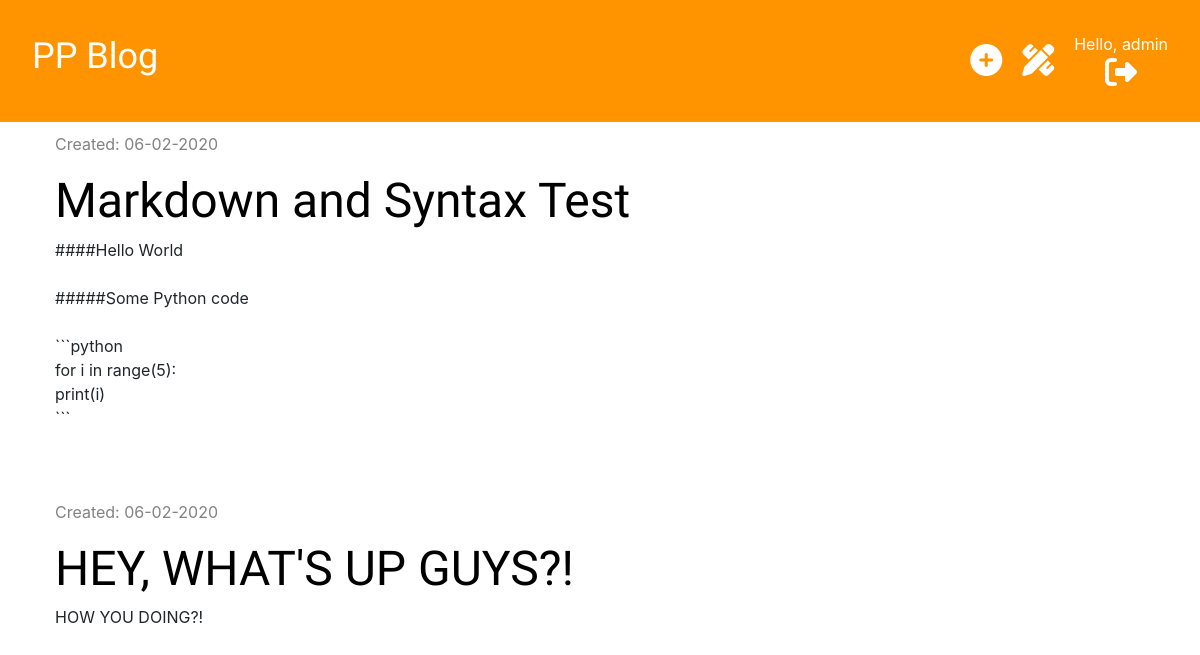
Page /post/draft/ (signed in) on the committed database.
### blog/models.py (models this page shows, shortened)
class Post(models.Model):
    author = models.ForeignKey('auth.User', on_delete=models.CASCADE)
    title = models.CharField(max_length=200)
    text = models.TextField()
    created_date = models.DateTimeField(default=timezone.now)
    published_date = models.DateTimeField(blank=True, null=True)

### blog/views.py (the view)
# urls.py: path('post/draft/', views.post_draft_list, name='post_draft_list'),
@login_required
def post_draft_list(request):
    posts = Post.objects.filter(published_date__isnull = True).order_by('-created_date')
    stuff_for_frontend = {'posts': posts}
    return render(request, 'blog/post_draft_list.html', stuff_for_frontend)

### blog/templates/blog/post_draft_list.html (shortened to what this page needs)
{% extends 'blog/base.html' %}
{% block content %}
    {% for post in posts%}
        {% if not post.published_date %}
            <div class="post">
                <p class="date">Created: {{ post.created_date|date:'m-d-Y' }}</p>
                <h1><a href="{% url 'post_detail' pk=post.pk %}">{{ post.title }}</a></h1>
                <p>{{ post.text|truncatechars:200|linebreaksbr }}</p>
            </div>
        {% endif %}
    {% endfor %}
{% endblock %}

### blog/templates/blog/base.html (shortened to what this page needs)
{% load static %}
<!DOCTYPE html>
<html lang="en">
<head>
    <link rel="stylesheet" href="https://maxcdn.bootstrapcdn.com/bootstrap/4.0.0/css/bootstrap.min.css">
    <link href="{% static 'css/blog.css' %}" rel="stylesheet" type="text/css">
    <link rel="stylesheet" href="{% static 'css/zenburn.css' %}" type="text/css">
</head>
<body>
    <div class="page-header">
        <h1><a href="{% url 'post_list' %}">PP Blog</a></h1>
        {% if user.is_authenticated %}
            <div class="top-menu">
                <a href="{% url 'post_new' %}"><i class="fas fa-plus-circle fa-2x top-menu__icon"></i></a>
                <a href="{% url 'post_draft_list' %}"><i class="fas fa-pencil-ruler fa-2x top-menu__icon"></i></a>
                <div class="top-menu__user">
                    <p>Hello, {{ user.username }}<a href="{% url 'logout' %}"></p>
                        <i class="fas fa-sign-out-alt fa-2x top-menu__user__icon"></i></a>
                </div>
            </div>
        {% else %}
            <a href="{% url 'login' %}"><i class="fas fa-sign-in-alt fa-2x top-menu__icon"></i></a>
        {% endif %}
    </div>
    <div class="content container">
        <div class="row">
            <div class="col-md-8">
               {% block content %}
               {% endblock %}
            </div>
        </div>
    </div>
</body>
</html>

### blog/static/css/blog.css (style rules this page uses)
h1, h2, h3, h4 { font-family: 'Tangerin', 'Inconsolata', 'Droid Sans', serif ; font-size: 48px; }
.page-header { background-color: #ff9400; padding: 2em; margin-top: 0; display: flex; flex-direction: row; justify-content: space-between; align-items: center; }
.page-header h1, .page-header h1 a { color: #ffffff; font-size: 36px; text-decoration: none; }
.top-menu { display: flex; flex-direction: row; align-items: center; }
.top-menu__user { display: flex; flex-direction: column; text-align: center; align-items: center; margin-left: 20px; }
.top-menu__user p { color: #ffffff; margin: 0; padding: 0; }
.top-menu__user__icon { color: #ffffff; }
.top-menu__icon { color: #ffffff; margin-left: 20px; }
.content { margin-left: 40px; }
.date { color: #828282; }
.post { margin-bottom: 70px; margin-top: 10px; }
.post h1 a { color: #000000; text-decoration: none; }

### rows in the picture
Post: created_date "06-02-2020", title "Markdown and Syntax Test", text "####Hello World #####Some Python code ```python for i in range(5): print(i) ```"
Post: created_date "06-02-2020", title "HEY, WHAT'S UP GUYS?!", text "HOW YOU DOING?!"

### other values in the picture
{{ user.username }} "admin"
